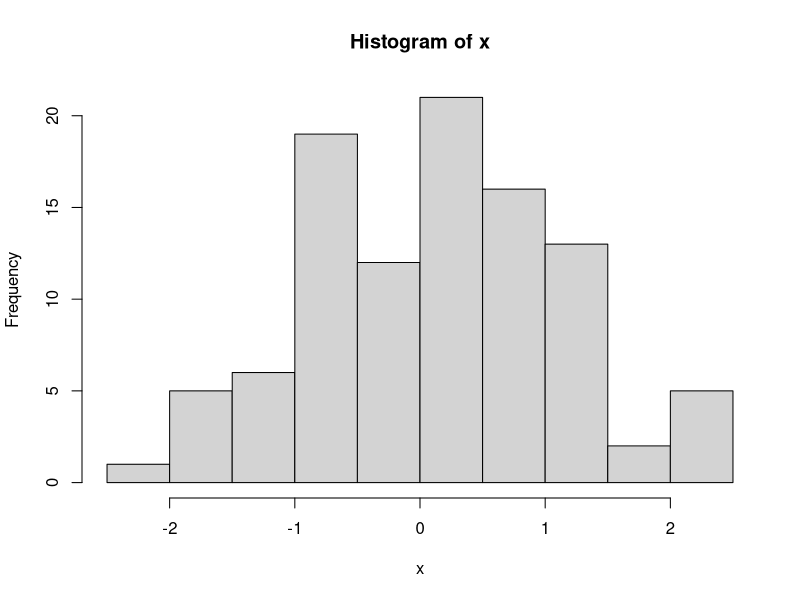
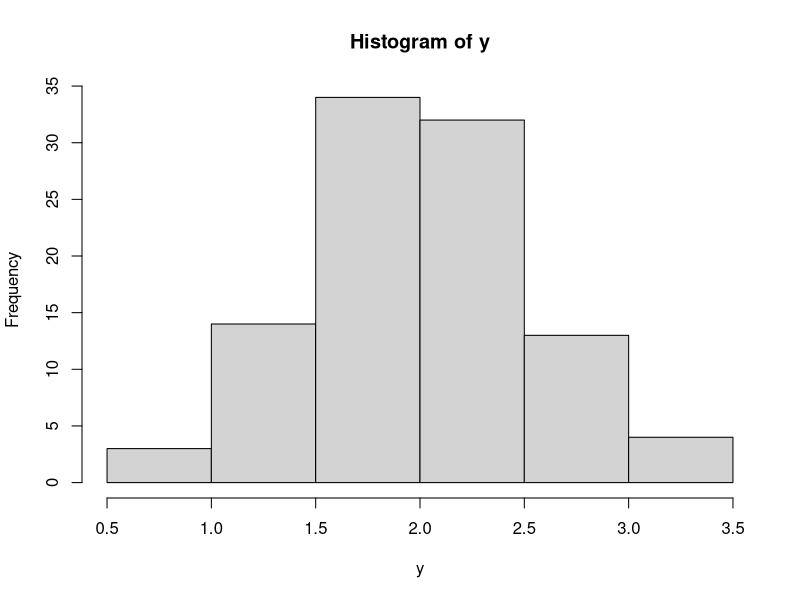

Recreate these plots in R, in order.
## ---- chunk 1
knitr::opts_chunk$set(echo = TRUE)
## ---- chunk 2
x = rnorm(n = 100, mean = 0, sd = 1)   # N(0,1)
y = rnorm(n = 100, mean = 2, sd = 0.5) # N(2, 0.5)
## ---- chunk 3
summary(x)
summary(y)
## ---- chunk 4
hist(x)
## ---- chunk 5
hist(y)
## ---- chunk 6
summ.x = summary(x)
summ.y = summary(y)
names(summ.x) # Figure out variable names for indexing
